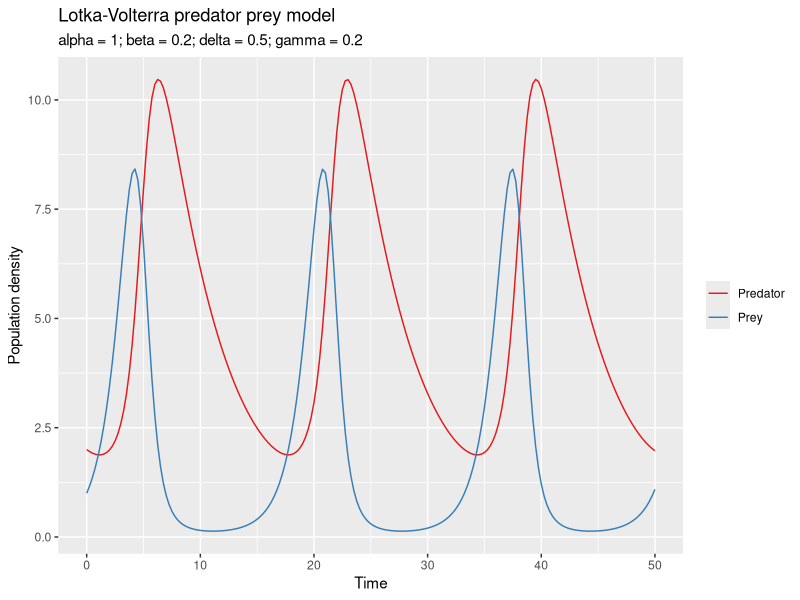

Write the R code that produced this figure.
## ---- chunk 1
#global settings: 
knitr::opts_chunk$set(echo = TRUE, warning=FALSE, errors=F, message=F) #always include the code unless specified locally in code chunks. Never include, unnless specified locally, warnings. 
## ---- chunk 2

library(tidyverse)
library(deSolve)

# parameters
pars <- c(alpha = 1, beta = 0.2, delta = 0.5, gamma = 0.2)
# initial state 
init <- c(x = 1, y = 2) #x is prey, y is predator
# times
times <- seq(0, 100, by = 1)

lv_model <- function(pars, times = seq(0, 50, by = 1)) {
  # initial state 
  state <- c(x = 1, y = 2)
  # derivative
  deriv <- function(t, state, pars) {
    with(as.list(c(state, pars)), {
      d_x <- alpha * x - beta * x * y
      d_y <- delta * beta * x * y - gamma * y
      return(list(c(x = d_x, y = d_y)))
    })
  }
  # solve
  ode(y = state, times = times, func = deriv, parms = pars)
}

lv_results <- lv_model(pars = pars, times = seq(0, 50, by = 0.25))
## ---- chunk 3
lv_results %>% 
  data.frame() %>% 
  gather(var, pop, -time) %>% 
  mutate(var = if_else(var == "x", "Prey", "Predator")) %>% 
  ggplot(aes(x = time, y = pop)) +
    geom_line(aes(color = var)) +
    scale_color_brewer(NULL, palette = "Set1") +
    labs(title = "Lotka-Volterra predator prey model",
         subtitle = paste(names(pars), pars, sep = " = ", collapse = "; "),
         x = "Time", y = "Population density")
